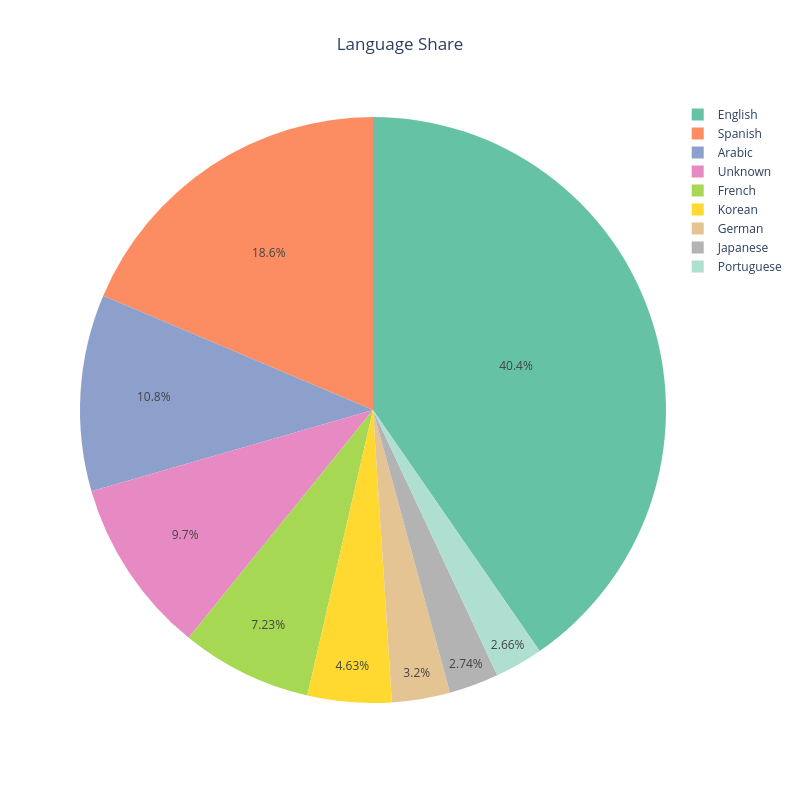

The code cell stored with this chart in its notebook:
### Code cell
# Pie: language share
fig3 = px.pie(df, names='language', title='Language Share',color_discrete_sequence=px.colors.qualitative.Set2)
fig3.update_layout(
    width=800, height=800, title_x=0.5)

fig3.show()

### Figure 1 — Plotly figure (JSON) as saved in the notebook; plotly's stock layout.template omitted (floating-point values rounded to 4 significant figures; data arrays with more than 128 entries replaced by an {"elided": "..."} marker saying what was removed)
{"data": [{"domain": {"x": [0, 1], "y": [0, 1]}, "hovertemplate": "language=%{label}<extra></extra>", "labels": {"elided": "10000 str values"}, "legendgroup": "", "name": "", "showlegend": true, "type": "pie"}], "layout": {"height": 800, "legend": {"tracegroupgap": 0}, "piecolorway": ["rgb(102,194,165)", "rgb(252,141,98)", "rgb(141,160,203)", "rgb(231,138,195)", "rgb(166,216,84)", "rgb(255,217,47)", "rgb(229,196,148)", "rgb(179,179,179)"], "title": {"text": "Language Share", "x": 0.5}, "width": 800}}
